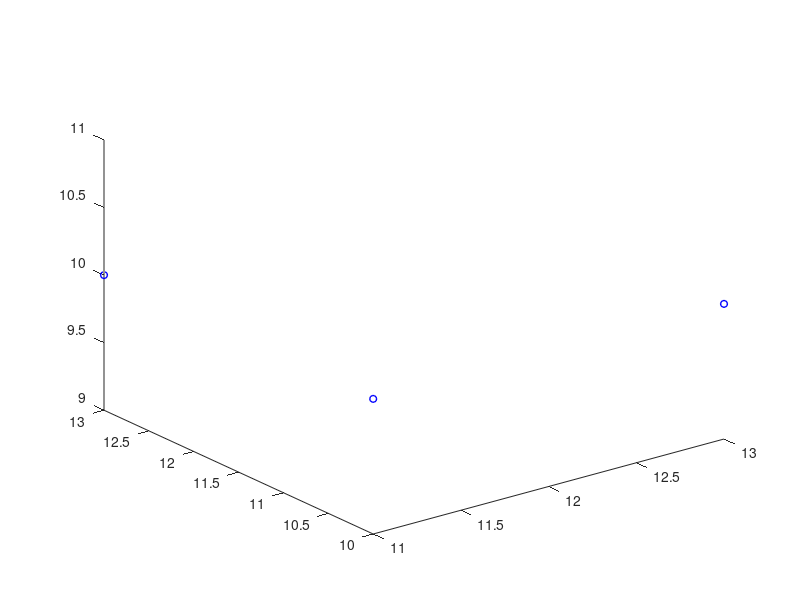

Write the MATLAB code that produced this figure. (Note: this script raises an error after producing the figure.)
clear;

uav = [-1, -1, 2;
        2, -2, 0;
        0,  0, 0];
uav_global = uav;
uav_center = uav(:, 1);
target = [11, 11, 13;
             13,    10,    10;
             10,   10,   10];
theta1 = 0;
pi1 = 0;
psi1 = 0;
epsilon = 1;
att_scaling = 0.01;

RotZ = @(theta)[
    cosd(theta) -sind(theta) 0 ;
    sind(theta) cosd(theta) 0 ;
    0 0 1 ;
    ];
RotX = @(theta)[
    1 0 0 ;
    0 cosd(theta) -sind(theta) ;
    0 sind(theta) cosd(theta) ;
    ];

RotY = @(theta)[
    cosd(theta) 0 sind(theta) ;
    0 1 0;
    -sind(theta) 0 cosd(theta);
    ];

u = zeros(6, 1);
figure;
for i = 1 : 1000
    
    cla;

    plot3(target(1, :), target(2, :), target(3, :), 'bo', 'MarkerSize', 5, 'LineWidth', 1);
    u = potential_field(uav, target, epsilon, att_scaling, theta1, pi1, psi1);
    uav_center = uav_center + u(1:3);

    theta1 = theta1 + u(4);
    pi1 = pi1 + u(5);
    psi1 = psi1 + u(6);

    R = RotZ(theta1) * RotY(pi1) * RotX(psi1);
    T = uav_center;
    H = [R, T; 0, 0, 0, 1];
    uav_global = H * vertcat(uav, [1, 1, 1]);
    uav_global = uav_global(1:3, :);
    
    plot3(uav_global(1, :), uav_global(2, :), uav_global(3, :), 'ro', 'MarkerSize', 5, 'LineWidth', 1);
    view(3);
    xlim([-5, 30]);
    ylim([-5, 30]);
    zlim([-5, 30]);
    grid on;
    drawnow;
    

    if norm(uav - target, 2) < 0.3
        break
    end
    
end

function [u] = potential_field(uav, target, epsilon, att_scaling, theta1, pi1, psi1)
    
    J1 = @(ax, theta1, pi1, psi1)[1, 0, 0, -ax*((pi*cos((pi*psi1)/180)*sin((pi*theta1)/180))/180 + (pi*cos((pi*theta1)/180)*sin((pi*pi1)/180)*sin((pi*psi1)/180))/180), -(ax*pi*cos((pi*pi1)/180)*sin((pi*psi1)/180)*sin((pi*theta1)/180))/180, -ax*((pi*cos((pi*theta1)/180)*sin((pi*psi1)/180))/180 + (pi*cos((pi*psi1)/180)*sin((pi*pi1)/180)*sin((pi*theta1)/180))/180)];
    J2 = @(ay, theta1, pi1, psi1)[0, 1, 0,  ay*((pi*cos((pi*psi1)/180)*cos((pi*theta1)/180))/180 - (pi*sin((pi*pi1)/180)*sin((pi*psi1)/180)*sin((pi*theta1)/180))/180),  (ay*pi*cos((pi*pi1)/180)*cos((pi*theta1)/180)*sin((pi*psi1)/180))/180, -ay*((pi*sin((pi*psi1)/180)*sin((pi*theta1)/180))/180 - (pi*cos((pi*psi1)/180)*cos((pi*theta1)/180)*sin((pi*pi1)/180))/180)];
    J3 = @(az, theta1, pi1, psi1)[0, 0, 1,                                                                                                                           0,                       (az*pi*sin((pi*pi1)/180)*sin((pi*psi1)/180))/180,                                                                           -(az*pi*cos((pi*pi1)/180)*cos((pi*psi1)/180))/180];
    u = zeros(6, 1);
    for i = 1 : 3
        x = uav(1, i);
        y = uav(2, i);
        z = uav(3, i);

        vec = uav(:, i) - target(:, i);
        dist = norm(vec, 2);

        if dist > epsilon
            F_att = -epsilon * att_scaling * vec / dist;
        else
            F_att = - att_scaling * vec;
        end
       
        j1 = J1(x, theta1, pi1, psi1);
        j2 = J2(y, theta1, pi1, psi1);
        j3 = J3(z, theta1, pi1, psi1);
        j = vertcat(j1, j2, j3);
        u = u + transpose(j) * F_att;
    end

end
